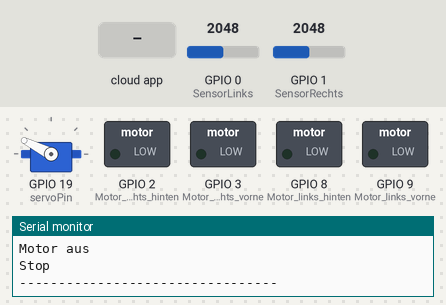
A sketch run on a simulated ESP32-S3. Parts: servo, switched loads named in the sketch (green lamp = pin HIGH), the last lines printed to the serial monitor. Inputs (shaded band) come from the test bench; at power-on: GPIO 0 (SensorLinks) = 2048, GPIO 1 (SensorRechts) = 2048. The RemoteXY app is connected.

Above: at 1.2 s.
1.3 s: the phone or cloud app sets pushSwitch_Engine to 1
At 2.5 s:
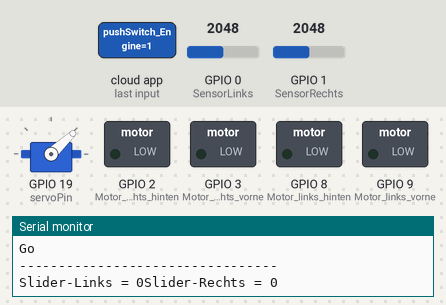
2.9 s: GPIO 0 (SensorLinks) set to 1059
5.9 s: GPIO 0 (SensorLinks) set to 969
8.9 s: the phone or cloud app sets switch_1 to 1
10.6 s: the phone or cloud app sets switch_2 to 1
At 11.7 s:
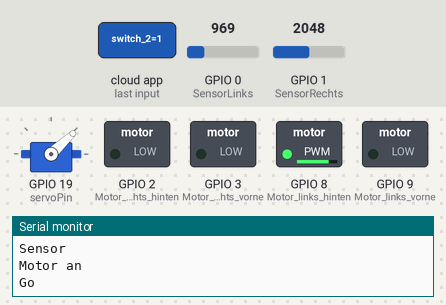
12.3 s: GPIO 1 (SensorRechts) set to 1525
13.8 s: GPIO 1 (SensorRechts) set to 1459
At 15.1 s:
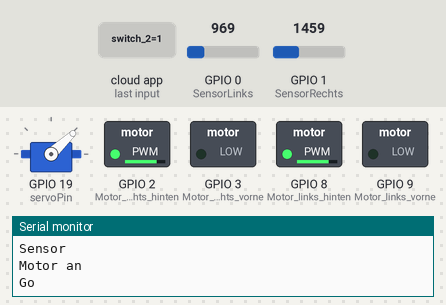
Timing chart, 0 to 16.3 s (numbered marks = the images above; inputs shaded):
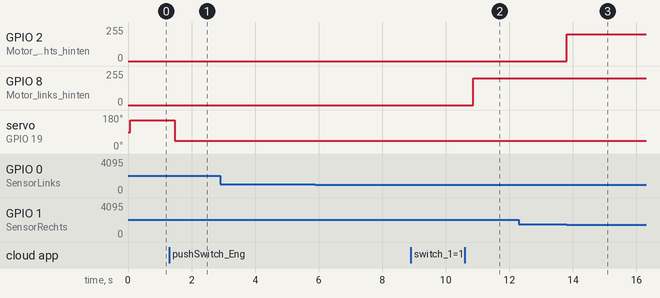

Measured:
- the behaviour switches between 1500 and 1499 on GPIO 1 (SensorRechts) (found by bisection; images 2 and 3)
- after the input at 1.3 s, servo on GPIO 19 (servoPin): 153° → 43° after 0.18 s
- after the input at 10.6 s, GPIO 8 (Motor_links_hinten): 0/255 → 200/255 after 0.27 s
- after the input at 12.3 s, every drawn part: stays the same
- after the input at 13.8 s, GPIO 2 (Motor_rechts_hinten): 0/255 → 200/255 at once

The sketch:

HOLY_ESP_CODE.ino
```cpp
//////////////////////////////////////////////
// RemoteXY include library //
//////////////////////////////////////////////
// RemoteXY select connection mode and include library

#define REMOTEXY_MODE__ESP32CORE_BLE
#include <BLEDevice.h>
#include <RemoteXY.h>

#include <ESP32Servo.h>

// RemoteXY connection settings
#define REMOTEXY_BLUETOOTH_NAME "BMW M5 CS"
#define REMOTEXY_ACCESS_PASSWORD "uzunhortum"

// RemoteXY configurate
#pragma pack(push, 1)
uint8_t RemoteXY_CONF[] = // 94 bytes
 { 255,5,0,0,0,87,0,16,29,1,2,1,3,71,29,11,2,26,31,31,
 83,101,110,115,111,114,0,80,104,111,110,101,0,10,48,38,74,19,19,4,
 36,8,32,71,79,32,0,24,83,84,79,80,0,2,1,3,88,29,8,2,
 26,31,31,77,111,116,46,79,78,0,77,111,116,46,111,102,102,0,4,48,
 10,3,10,64,2,26,4,48,40,3,10,64,2,26 };

 // this structure defines all the variables and events of your control interface
struct {
  // input variables
  uint8_t switch_1; // =1 if switch ON and =0 if OFF
  uint8_t pushSwitch_Engine; // =1 if state is ON, else =0
  uint8_t switch_2; // =1 if switch ON and =0 if OFF
  int8_t slider_links; // =-100..100 slider position
  int8_t slider_rechts; // =-100..100 slider position
  // other variable
  uint8_t connect_flag; // =1 if wire connected, else =0
} RemoteXY;
#pragma pack(pop)
/////////////////////////////////////////////
// END RemoteXY include //
/////////////////////////////////////////////


int PIN_PUSHSWITCH_1 = 10;
int PIN_SWITCH_2 = 9;

int SensorLinks = 0;
int SensorRechts = 1;

//Note: Hinten und Vorne ist vertauscht
int Motor_rechts_vorne = 3; // GPIO3
int Motor_rechts_hinten = 2; // GPIO2
int Motor_links_vorne = 9; // GPIO9
int Motor_links_hinten = 8; // GPIO8


Servo myservo;
const int servoPin = 19;
int val;


void setup()
{
  RemoteXY_Init ();

  pinMode(SensorLinks, INPUT);
  pinMode(SensorRechts, INPUT);

  pinMode(Motor_rechts_vorne, OUTPUT);
  pinMode(Motor_rechts_hinten, OUTPUT);
  pinMode(Motor_links_vorne, OUTPUT);
  pinMode(Motor_links_hinten, OUTPUT);

  myservo.setPeriodHertz(50); // Perioden-Dauer einstellen
  myservo.attach(servoPin);
  Serial.begin(9600);
}

void loop()
{
  RemoteXY_Handler ();

  //Alles in den seriellen Monitor drucken
  Serial.println("---------------------------------");
  Serial.print("Slider-Links = ");
  Serial.print(RemoteXY.slider_links);
  Serial.print("Slider-Rechts = ");
  Serial.println(RemoteXY.slider_rechts);

  Serial.print("Sensor-Rechts: ");
  Serial.println(analogRead(SensorRechts));

  Serial.print("Sensor-Links: ");
  Serial.println(analogRead(SensorLinks));

  //Ternary Operator
  //Condition ? if true : else
  Serial.println(RemoteXY.switch_1==0 ? "Phone":"Sensor");

  Serial.println(RemoteXY.switch_2==0 ? "Motor aus":"Motor an");

  Serial.println(RemoteXY.pushSwitch_Engine==0 ? "Stop":"Go");

  //In jeder Iteration testen ob der Stop/Go Button gedrückt wurde
  if(RemoteXY.pushSwitch_Engine==0)
  { val = 3500; } else
  {  val = 1000; }

  // Abbilden des Wertes „val“ aus dem Bereich 0 – 4096 auf 0 - 180
  val = map(val,0,4096, 0, 180);
  myservo.write(val); // “val” an den servo ausgeben.


  //Wenn Motor aus dann setzt alle Pins auf 0 und return aus der Funktion
  if(!RemoteXY.switch_2)
  {
    analogWrite(Motor_links_vorne, 0);

    analogWrite(Motor_links_hinten, 0);
    analogWrite(Motor_rechts_vorne, 0);

    analogWrite(Motor_rechts_hinten, 0);
    return;
  }


  //Ab diesem Wert soll der ESP zwischen Schwarz und weiß unterscheiden
  const int schwellenwert = 1500;


  //Sensormodus
  if(RemoteXY.switch_1)
  {
    //Wenn Rechts schwarz und links weiß
    while(analogRead(SensorRechts) > schwellenwert && analogRead(SensorLinks) < schwellenwert)
    {
      analogWrite(Motor_links_vorne, 0);
      analogWrite(Motor_links_hinten, 200);
      analogWrite(Motor_rechts_vorne, 0);
      analogWrite(Motor_rechts_hinten, 0);
    }

    //Wenn Rechts weiß und links schwarz
    while(analogRead(SensorRechts) < schwellenwert && analogRead(SensorLinks) > schwellenwert)
    {
      analogWrite(Motor_rechts_vorne, 0);
      analogWrite(Motor_rechts_hinten, 200);
      analogWrite(Motor_links_vorne, 0);
      analogWrite(Motor_links_hinten, 0);
    }

    //Wenn Rechts weiß und links weiß
    while(analogRead(SensorRechts) < schwellenwert && analogRead(SensorLinks) < schwellenwert)
    {
      analogWrite(Motor_rechts_vorne, 0);
      analogWrite(Motor_rechts_hinten, 200);
      analogWrite(Motor_links_vorne, 0);
      analogWrite(Motor_links_hinten, 200);
    }

    //Wenn Rechts schwarz und links schwarz
    while(analogRead(SensorRechts) > schwellenwert && analogRead(SensorLinks) > schwellenwert)
    {
      analogWrite(Motor_rechts_vorne, 0);
      analogWrite(Motor_rechts_hinten, 0);
      analogWrite(Motor_links_vorne, 0);
      analogWrite(Motor_links_hinten, 0);
    }
  }


  //Handymodus
  //NOTE: x und y müssen mit 2.55 multipliziert werden weil analogWrite() Werte von 0 bis 255 nimmt
  else if(!RemoteXY.switch_1)
  {

    int x = 2.55 * RemoteXY.slider_links;


    if(x == 0)
    {
      digitalWrite(Motor_links_vorne, LOW);
      digitalWrite(Motor_links_hinten, LOW);

      digitalWrite(Motor_rechts_vorne, LOW);
      digitalWrite(Motor_rechts_hinten, LOW);
    }

    if(x > 0)
    {
      analogWrite(Motor_rechts_hinten, x);
      analogWrite(Motor_links_hinten, x);

      digitalWrite(Motor_rechts_vorne, LOW);
      digitalWrite(Motor_links_vorne, LOW);
    }
    else if(x < 0)
    {
      analogWrite(Motor_rechts_vorne, abs(x));
      analogWrite(Motor_links_vorne, abs(x));

      digitalWrite(Motor_rechts_hinten, LOW);
      digitalWrite(Motor_links_hinten, LOW);

    }

    int y = 2.55 * RemoteXY.slider_rechts;

    if(y > 0)
    {
    analogWrite(Motor_rechts_hinten, 0);
    analogWrite(Motor_rechts_vorne, 0);
    } else if(y < 0) {

    analogWrite(Motor_links_hinten, 0);
    analogWrite(Motor_links_vorne, 0);
    }


  }

}
```
